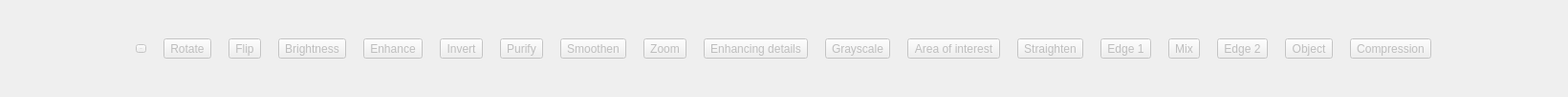
    <widget class="QWidget" name="scrollAreaWidgetContents_2">
     <property name="geometry">
      <rect>
       <x>0</x>
       <y>0</y>
       <width>1640</width>
       <height>101</height>
      </rect>
     </property>
     <layout class="QHBoxLayout" name="horizontalLayout">
      <item>
       <layout class="QHBoxLayout" name="subItemsLayout">
        <property name="spacing">
         <number>18</number>
        </property>
        <property name="sizeConstraint">
         <enum>QLayout::SizeConstraint::SetDefaultConstraint</enum>
        </property>
        <item>
         <widget class="QToolButton" name="translateBtn">
          <property name="enabled">
           <bool>false</bool>
          </property>
          <property name="font">
           <font>
            <pointsize>-1</pointsize>
            <bold>false</bold>
           </font>
          </property>
          <property name="cursor">
           <cursorShape>PointingHandCursor</cursorShape>
          </property>
          <property name="mouseTracking">
           <bool>false</bool>
          </property>
          <property name="toolTip">
           <string>&lt;html&gt;&lt;head/&gt;&lt;body&gt;&lt;p&gt;Adjust position&lt;/p&gt;&lt;/body&gt;&lt;/html&gt;</string>
          </property>
          <property name="styleSheet">
           <string notr="true"> QToolTip {
        background-color: #2A2A2A;
        color: white;
        border: 1px solid #3A3A3A;
        border-radius: 4px;
        padding: 4px;
        font: 12px;
    }</string>
          </property>
          <property name="text">
           <string>Nudge</string>
          </property>
          <property name="icon">
           <iconset resource="icons.qrc">
            <normaloff>:/icons/move.svg</normaloff>:/icons/move.svg</iconset>
          </property>
          <property name="iconSize">
           <size>
            <width>48</width>
            <height>48</height>
           </size>
          </property>
          <property name="checkable">
           <bool>false</bool>
          </property>
          <property name="toolButtonStyle">
           <enum>Qt::ToolButtonStyle::ToolButtonTextUnderIcon</enum>
          </property>
         </widget>
        </item>
        <item>
         <widget class="QToolButton" name="rotateBtn">
          <property name="enabled">
           <bool>false</bool>
          </property>
          <property name="cursor">
           <cursorShape>PointingHandCursor</cursorShape>
          </property>
          <property name="toolTip">
           <string>&lt;html&gt;&lt;head/&gt;&lt;body&gt;&lt;p&gt;Rotate image&lt;/p&gt;&lt;p&gt;Use scroll up/down to zoom in/out&lt;/p&gt;&lt;/body&gt;&lt;/html&gt;</string>
          </property>
          <property name="styleSheet">
           <string notr="true"> QToolTip {
        background-color: #2A2A2A;
        color: white;
        border: 1px solid #3A3A3A;
        border-radius: 4px;
        padding: 4px;
        font: 12px;
    }</string>
          </property>
          <property name="text">
           <string>Rotate</string>
          </property>
          <property name="icon">
           <iconset resource="icons.qrc">
            <normaloff>:/icons/rotate.svg</normaloff>:/icons/rotate.svg</iconset>
          </property>
          <property name="iconSize">
           <size>
            <width>48</width>
            <height>48</height>
           </size>
          </property>
          <property name="toolButtonStyle">
           <enum>Qt::ToolButtonStyle::ToolButtonTextUnderIcon</enum>
          </property>
         </widget>
        </item>
        <item>
         <widget class="QToolButton" name="flipBtn">
          <property name="enabled">
           <bool>false</bool>
          </property>
          <property name="cursor">
           <cursorShape>PointingHandCursor</cursorShape>
          </property>
          <property name="toolTip">
           <string>&lt;html&gt;&lt;head/&gt;&lt;body&gt;&lt;p&gt;Flip&lt;/p&gt;&lt;/body&gt;&lt;/html&gt;</string>
          </property>
          <property name="styleSheet">
           <string notr="true"> QToolTip {
        background-color: #2A2A2A;
        color: white;
        border: 1px solid #3A3A3A;
        border-radius: 4px;
        padding: 4px;
        font: 12px;
    }</string>
          </property>
          <property name="text">
           <string>Flip</string>
          </property>
          <property name="icon">
           <iconset resource="icons.qrc">
            <normaloff>:/icons/flip.svg</normaloff>:/icons/flip.svg</iconset>
          </property>
          <property name="iconSize">
           <size>
            <width>48</width>
            <height>48</height>
           </size>
          </property>
          <property name="toolButtonStyle">
           <enum>Qt::ToolButtonStyle::ToolButtonTextUnderIcon</enum>
          </property>
         </widget>
        </item>
        <item>
         <widget class="QToolButton" name="brightnessAdjustBtn">
          <property name="enabled">
           <bool>false</bool>
          </property>
          <property name="cursor">
           <cursorShape>PointingHandCursor</cursorShape>
          </property>
          <property name="toolTip">
           <string>&lt;html&gt;&lt;head/&gt;&lt;body&gt;&lt;p&gt;Adjust brightness&lt;/p&gt;&lt;/body&gt;&lt;/html&gt;</string>
          </property>
          <property name="styleSheet">
           <string notr="true"> QToolTip {
        background-color: #2A2A2A;
        color: white;
        border: 1px solid #3A3A3A;
        border-radius: 4px;
        padding: 4px;
        font: 12px;
    }</string>
          </property>
          <property name="text">
           <string>Brightness</string>
          </property>
          <property name="icon">
           <iconset resource="icons.qrc">
            <normaloff>:/icons/brightness.svg</normaloff>:/icons/brightness.svg</iconset>
          </property>
          <property name="iconSize">
           <size>
            <width>48</width>
            <height>48</height>
           </size>
          </property>
          <property name="toolButtonStyle">
           <enum>Qt::ToolButtonStyle::ToolButtonTextUnderIcon</enum>
          </property>
         </widget>
        </item>
        <item>
         <widget class="QToolButton" name="histogramEqBtn">
          <property name="enabled">
           <bool>false</bool>
          </property>
          <property name="cursor">
           <cursorShape>PointingHandCursor</cursorShape>
          </property>
          <property name="toolTip">
           <string>&lt;html&gt;&lt;head/&gt;&lt;body&gt;&lt;p&gt;Simple way to improve dark or washed-out images&lt;/p&gt;&lt;/body&gt;&lt;/html&gt;</string>
          </property>
          <property name="styleSheet">
           <string notr="true"> QToolTip {
        background-color: #2A2A2A;
        color: white;
        border: 1px solid #3A3A3A;
        border-radius: 4px;
        padding: 4px;
        font: 12px;
    }</string>
          </property>
          <property name="text">
           <string>Enhance</string>
          </property>
          <property name="icon">
           <iconset resource="icons.qrc">
            <normaloff>:/icons/magic.svg</normaloff>:/icons/magic.svg</iconset>
          </property>
          <property name="iconSize">
           <size>
            <width>48</width>
            <height>48</height>
           </size>
          </property>
          <property name="toolButtonStyle">
           <enum>Qt::ToolButtonStyle::ToolButtonTextUnderIcon</enum>
          </property>
         </widget>
        </item>
        <item>
         <widget class="QToolButton" name="negativeBtn">
          <property name="enabled">
           <bool>false</bool>
          </property>
          <property name="cursor">
           <cursorShape>PointingHandCursor</cursorShape>
          </property>
          <property name="toolTip">
           <string>&lt;html&gt;&lt;head/&gt;&lt;body&gt;&lt;p&gt;Invert colors&lt;/p&gt;&lt;/body&gt;&lt;/html&gt;</string>
          </property>
          <property name="styleSheet">
           <string notr="true"> QToolTip {
        background-color: #2A2A2A;
        color: white;
        border: 1px solid #3A3A3A;
        border-radius: 4px;
        padding: 4px;
        font: 12px;
    }</string>
          </property>
          <property name="text">
           <string>Invert</string>
          </property>
          <property name="icon">
           <iconset resource="icons.qrc">
            <normaloff>:/icons/negative.svg</normaloff>:/icons/negative.svg</iconset>
          </property>
          <property name="iconSize">
           <size>
            <width>48</width>
            <height>48</height>
           </size>
          </property>
          <property name="toolButtonStyle">
           <enum>Qt::ToolButtonStyle::ToolButtonTextUnderIcon</enum>
          </property>
         </widget>
        </item>
        <item>
         <widget class="QToolButton" name="smoothingBtn">
          <property name="enabled">
           <bool>false</bool>
          </property>
          <property name="cursor">
           <cursorShape>PointingHandCursor</cursorShape>
          </property>
          <property name="toolTip">
           <string>&lt;html&gt;&lt;head/&gt;&lt;body&gt;&lt;p&gt;Smoothen manually selected area&lt;/p&gt;&lt;/body&gt;&lt;/html&gt;</string>
          </property>
          <property name="styleSheet">
           <string notr="true"> QToolTip {
        background-color: #2A2A2A;
        color: white;
        border: 1px solid #3A3A3A;
        border-radius: 4px;
        padding: 4px;
        font: 12px;
    }</string>
          </property>
          <property name="text">
           <string>Purify</string>
          </property>
          <property name="icon">
           <iconset resource="icons.qrc">
            <normaloff>:/icons/smooth.svg</normaloff>:/icons/smooth.svg</iconset>
          </property>
          <property name="iconSize">
           <size>
            <width>48</width>
            <height>48</height>
           </size>
          </property>
          <property name="toolButtonStyle">
           <enum>Qt::ToolButtonStyle::ToolButtonTextUnderIcon</enum>
          </property>
         </widget>
        </item>
        <item>
         <widget class="QToolButton" name="medianBtn">
          <property name="enabled">
           <bool>false</bool>
          </property>
          <property name="cursor">
           <cursorShape>PointingHandCursor</cursorShape>
          </property>
          <property name="toolTip">
           <string>&lt;html&gt;&lt;head/&gt;&lt;body&gt;&lt;p&gt;Smoothen the entire image&lt;/p&gt;&lt;/body&gt;&lt;/html&gt;</string>
          </property>
          <property name="styleSheet">
           <string notr="true"> QToolTip {
        background-color: #2A2A2A;
        color: white;
        border: 1px solid #3A3A3A;
        border-radius: 4px;
        padding: 4px;
        font: 12px;
    }</string>
          </property>
          <property name="text">
           <string>Smoothen</string>
          </property>
          <property name="icon">
           <iconset resource="icons.qrc">
            <normaloff>:/icons/water_drop.svg</normaloff>:/icons/water_drop.svg</iconset>
          </property>
          <property name="iconSize">
           <size>
            <width>48</width>
            <height>48</height>
           </size>
          </property>
          <property name="toolButtonStyle">
           <enum>Qt::ToolButtonStyle::ToolButtonTextUnderIcon</enum>
          </property>
         </widget>
        </item>
        <item>
         <widget class="QToolButton" name="zoomBtn">
          <property name="enabled">
           <bool>false</bool>
          </property>
          <property name="cursor">
           <cursorShape>PointingHandCursor</cursorShape>
          </property>
          <property name="toolTip">
           <string>&lt;html&gt;&lt;head/&gt;&lt;body&gt;&lt;p&gt;Zoom&lt;/p&gt;&lt;/body&gt;&lt;/html&gt;</string>
          </property>
          <property name="styleSheet">
           <string notr="true"> QToolTip {
        background-color: #2A2A2A;
        color: white;
        border: 1px solid #3A3A3A;
        border-radius: 4px;
        padding: 4px;
        font: 12px;
    }</string>
          </property>
          <property name="text">
           <string>Zoom</string>
          </property>
          <property name="icon">
           <iconset resource="icons.qrc">
            <normaloff>:/icons/zoom.svg</normaloff>:/icons/zoom.svg</iconset>
          </property>
          <property name="iconSize">
           <size>
            <width>48</width>
            <height>48</height>
           </size>
          </property>
          <property name="toolButtonStyle">
           <enum>Qt::ToolButtonStyle::ToolButtonTextUnderIcon</enum>
          </property>
         </widget>
        </item>
        <item>
         <widget class="QToolButton" name="logTransformBtn">
          <property name="enabled">
           <bool>false</bool>
          </property>
          <property name="cursor">
           <cursorShape>PointingHandCursor</cursorShape>
          </property>
          <property name="toolTip">
           <string>&lt;html&gt;&lt;head/&gt;&lt;body&gt;&lt;p&gt;Enhancing image details in darker regions while compressing lighter areas&lt;/p&gt;&lt;/body&gt;&lt;/html&gt;</string>
          </property>
          <property name="styleSheet">
           <string notr="true"> QToolTip {
        background-color: #2A2A2A;
        color: white;
        border: 1px solid #3A3A3A;
        border-radius: 4px;
        padding: 4px;
        font: 12px;
        
    }</string>
          </property>
          <property name="text">
           <string>Enhancing details</string>
          </property>
          <property name="icon">
           <iconset resource="icons.qrc">
            <normaloff>:/icons/log_transformation.svg</normaloff>:/icons/log_transformation.svg</iconset>
          </property>
          <property name="iconSize">
           <size>
            <width>48</width>
            <height>48</height>
           </size>
          </property>
          <property name="toolButtonStyle">
           <enum>Qt::ToolButtonStyle::ToolButtonTextUnderIcon</enum>
          </property>
         </widget>
        </item>
        <item>
         <widget class="QToolButton" name="cvtToGrayBtn">
          <property name="enabled">
           <bool>false</bool>
          </property>
          <property name="cursor">
           <cursorShape>PointingHandCursor</cursorShape>
          </property>
          <property name="toolTip">
           <string>&lt;html&gt;&lt;head/&gt;&lt;body&gt;&lt;p&gt;Convert image to grayscale&lt;/p&gt;&lt;/body&gt;&lt;/html&gt;</string>
          </property>
          <property name="styleSheet">
           <string notr="true"> QToolTip {
        background-color: #2A2A2A;
        color: white;
        border: 1px solid #3A3A3A;
        border-radius: 4px;
        padding: 4px;
        font: 12px;
        
    }</string>
          </property>
          <property name="text">
           <string>Grayscale</string>
          </property>
          <property name="icon">
           <iconset resource="icons.qrc">
            <normaloff>:/icons/gray.svg</normaloff>:/icons/gray.svg</iconset>
          </property>
          <property name="iconSize">
           <size>
            <width>48</width>
            <height>48</height>
           </size>
          </property>
          <property name="toolButtonStyle">
           <enum>Qt::ToolButtonStyle::ToolButtonTextUnderIcon</enum>
          </property>
         </widget>
        </item>
        <item>
         <widget class="QToolButton" name="areaOfInterestBtn">
          <property name="enabled">
           <bool>false</bool>
          </property>
          <property name="cursor">
           <cursorShape>PointingHandCursor</cursorShape>
          </property>
          <property name="toolTip">
           <string>&lt;html&gt;&lt;head/&gt;&lt;body&gt;&lt;p&gt;Highlight gray range of interest selected even if outside boundaries&lt;/p&gt;&lt;/body&gt;&lt;/html&gt;</string>
          </property>
          <property name="styleSheet">
           <string notr="true"> QToolTip {
        background-color: #2A2A2A;
        color: white;
        border: 1px solid #3A3A3A;
        border-radius: 4px;
        padding: 4px;
        font: 12px;
        
    }</string>
          </property>
          <property name="text">
           <string>Area of interest</string>
          </property>
          <property name="icon">
           <iconset resource="icons.qrc">
            <normaloff>:/icons/interest.svg</normaloff>:/icons/interest.svg</iconset>
          </property>
          <property name="iconSize">
           <size>
            <width>48</width>
            <height>48</height>
           </size>
          </property>
          <property name="toolButtonStyle">
           <enum>Qt::ToolButtonStyle::ToolButtonTextUnderIcon</enum>
          </property>
         </widget>
        </item>
        <item>
         <widget class="QToolButton" name="deSkewImageBtn">
          <property name="enabled">
           <bool>false</bool>
          </property>
          <property name="cursor">
           <cursorShape>PointingHandCursor</cursorShape>
          </property>
          <property name="toolTip">
           <string>&lt;html&gt;&lt;head/&gt;&lt;body&gt;&lt;p&gt;Select 3 points that have problem&lt;br/&gt;Seelct 3 points where it should be corrected&lt;br/&gt;&lt;br/&gt;NOTE: Order of choice matters&lt;/p&gt;&lt;/body&gt;&lt;/html&gt;</string>
          </property>
          <property name="styleSheet">
           <string notr="true"> QToolTip {
        background-color: #2A2A2A;
        color: white;
        border: 1px solid #3A3A3A;
        border-radius: 4px;
        padding: 4px;
        font: 12px;
        
    }</string>
          </property>
          <property name="text">
           <string>Straighten</string>
          </property>
          <property name="icon">
           <iconset resource="icons.qrc">
            <normaloff>:/icons/skew.svg</normaloff>:/icons/skew.svg</iconset>
          </property>
          <property name="iconSize">
           <size>
            <width>48</width>
            <height>48</height>
           </size>
          </property>
          <property name="toolButtonStyle">
           <enum>Qt::ToolButtonStyle::ToolButtonTextUnderIcon</enum>
          </property>
         </widget>
        </item>
        <item>
         <widget class="QToolButton" name="sobelBtn">
          <property name="enabled">
           <bool>false</bool>
          </property>
          <property name="cursor">
           <cursorShape>PointingHandCursor</cursorShape>
          </property>
          <property name="toolTip">
           <string>&lt;html&gt;&lt;head/&gt;&lt;body&gt;&lt;p&gt;Can detect horizontal, vertical, or both edges in the image&lt;br/&gt;It is senstive to noise make sure to smooth the image before&lt;/p&gt;&lt;/body&gt;&lt;/html&gt;</string>
          </property>
          <property name="styleSheet">
           <string notr="true"> QToolTip {
        background-color: #2A2A2A;
        color: white;
        border: 1px solid #3A3A3A;
        border-radius: 4px;
        padding: 4px;
        font: 12px;
        
    }</string>
          </property>
          <property name="text">
           <string>Edge 1</string>
          </property>
          <property name="icon">
           <iconset resource="icons.qrc">
            <normaloff>:/icons/edge_1.svg</normaloff>:/icons/edge_1.svg</iconset>
          </property>
          <property name="iconSize">
           <size>
            <width>48</width>
            <height>48</height>
           </size>
          </property>
          <property name="toolButtonStyle">
           <enum>Qt::ToolButtonStyle::ToolButtonTextUnderIcon</enum>
          </property>
         </widget>
        </item>
        <item>
         <widget class="QToolButton" name="frequencyDomainBtn">
          <property name="enabled">
           <bool>false</bool>
          </property>
          <property name="cursor">
           <cursorShape>PointingHandCursor</cursorShape>
          </property>
          <property name="toolTip">
           <string>&lt;html&gt;&lt;head/&gt;&lt;body&gt;&lt;p&gt;Smoothen or Sharpen the image&lt;/p&gt;&lt;/body&gt;&lt;/html&gt;</string>
          </property>
          <property name="styleSheet">
           <string notr="true"> QToolTip {
        background-color: #2A2A2A;
        color: white;
        border: 1px solid #3A3A3A;
        border-radius: 4px;
        padding: 4px;
        font: 12px;
        
    }</string>
          </property>
          <property name="text">
           <string>Mix</string>
          </property>
          <property name="icon">
           <iconset resource="icons.qrc">
            <normaloff>:/icons/smoothen_sharpen.svg</normaloff>:/icons/smoothen_sharpen.svg</iconset>
          </property>
          <property name="iconSize">
           <size>
            <width>48</width>
            <height>48</height>
           </size>
          </property>
          <property name="toolButtonStyle">
           <enum>Qt::ToolButtonStyle::ToolButtonTextUnderIcon</enum>
          </property>
         </widget>
        </item>
        <item>
         <widget class="QToolButton" name="laplacianOfGaussianBtn">
          <property name="enabled">
           <bool>false</bool>
          </property>
          <property name="cursor">
           <cursorShape>PointingHandCursor</cursorShape>
          </property>
          <property name="toolTip">
           <string>&lt;html&gt;&lt;head/&gt;&lt;body&gt;&lt;p&gt;Detects edges not prone to noise&lt;/p&gt;&lt;/body&gt;&lt;/html&gt;</string>
          </property>
          <property name="styleSheet">
           <string notr="true"> QToolTip {
        background-color: #2A2A2A;
        color: white;
        border: 1px solid #3A3A3A;
        border-radius: 4px;
        padding: 4px;
        font: 12px;
        
    }</string>
          </property>
          <property name="text">
           <string>Edge 2</string>
          </property>
          <property name="icon">
           <iconset resource="icons.qrc">
            <normaloff>:/icons/edge_2.svg</normaloff>:/icons/edge_2.svg</iconset>
          </property>
          <property name="iconSize">
           <size>
            <width>48</width>
            <height>48</height>
           </size>
          </property>
          <property name="toolButtonStyle">
           <enum>Qt::ToolButtonStyle::ToolButtonTextUnderIcon</enum>
          </property>
         </widget>
        </item>
        <item>
         <widget class="QToolButton" name="segmentationBtn">
          <property name="enabled">
           <bool>false</bool>
          </property>
          <property name="cursor">
           <cursorShape>PointingHandCursor</cursorShape>
          </property>
          <property name="toolTip">
           <string>&lt;html&gt;&lt;head/&gt;&lt;body&gt;&lt;p&gt;dividing image into a set of regions with similar characterisitics that represent image objects&lt;/p&gt;&lt;/body&gt;&lt;/html&gt;</string>
          </property>
          <property name="styleSheet">
           <string notr="true"> QToolTip {
        background-color: #2A2A2A;
        color: white;
        border: 1px solid #3A3A3A;
        border-radius: 4px;
        padding: 4px;
        font: 12px;
        
    }</string>
          </property>
          <property name="text">
           <string>Object</string>
          </property>
          <property name="icon">
           <iconset resource="icons.qrc">
            <normaloff>:/icons/object_1.svg</normaloff>:/icons/object_1.svg</iconset>
          </property>
          <property name="iconSize">
           <size>
            <width>48</width>
            <height>48</height>
           </size>
          </property>
          <property name="toolButtonStyle">
           <enum>Qt::ToolButtonStyle::ToolButtonTextUnderIcon</enum>
          </property>
         </widget>
        </item>
        <item>
         <widget class="QToolButton" name="bitSlicingBtn">
          <property name="enabled">
           <bool>false</bool>
          </property>
          <property name="cursor">
           <cursorShape>PointingHandCursor</cursorShape>
          </property>
          <property name="toolTip">
           <string>&lt;html&gt;&lt;head/&gt;&lt;body&gt;&lt;p&gt;Converting a gray-level to a binary image.&lt;/p&gt;&lt;p&gt;Image compression&lt;/p&gt;&lt;/body&gt;&lt;/html&gt;</string>
          </property>
          <property name="styleSheet">
           <string notr="true"> QToolTip {
        background-color: #2A2A2A;
        color: white;
        border: 1px solid #3A3A3A;
        border-radius: 4px;
        padding: 4px;
        font: 12px;
        
    }</string>
          </property>
          <property name="text">
           <string>Compression</string>
          </property>
          <property name="icon">
           <iconset resource="icons.qrc">
            <normaloff>:/icons/compress.svg</normaloff>:/icons/compress.svg</iconset>
          </property>
          <property name="iconSize">
           <size>
            <width>48</width>
            <height>48</height>
           </size>
          </property>
          <property name="toolButtonStyle">
           <enum>Qt::ToolButtonStyle::ToolButtonTextUnderIcon</enum>
          </property>
         </widget>
        </item>
       </layout>
      </item>
     </layout>
    </widget>
